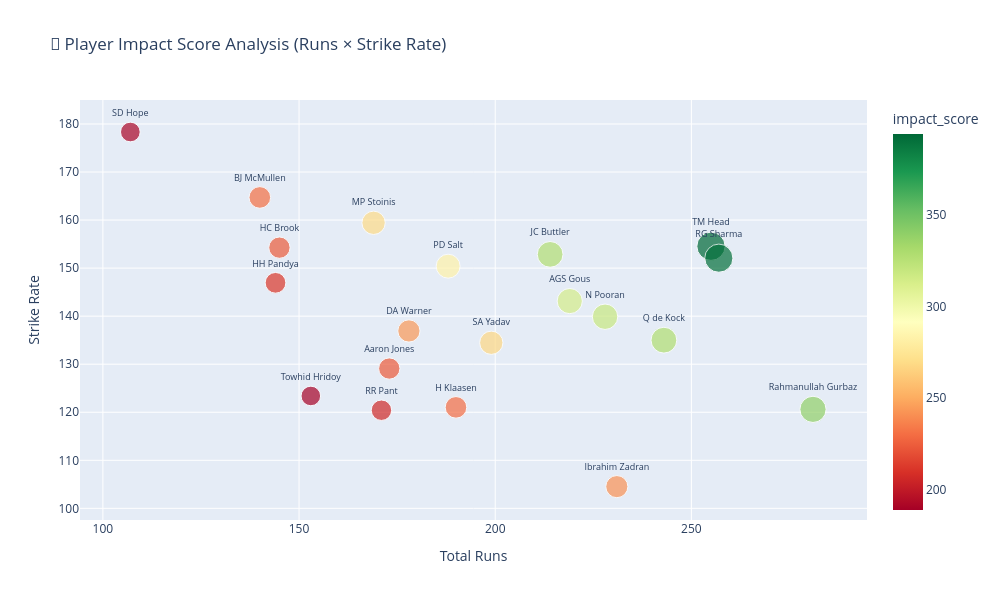

Notebook cell for this chart:
### Markdown cell above
## 12. Player Impact Score Analysis (Runs × Strike Rate)

### Code cell
# Calculate Impact Score
impact_df = batting_stats[batting_stats['balls_faced'] >= 30].copy()
impact_df['impact_score'] = (impact_df['total_runs'] * impact_df['strike_rate'] / 100).round(2)

# Get top 20 impact players
top_impact = impact_df.nlargest(20, 'impact_score')

# Create bubble chart
fig = px.scatter(top_impact, 
                 x='total_runs', 
                 y='strike_rate',
                 size='impact_score',
                 color='impact_score',
                 hover_name='player',
                 text='player',
                 color_continuous_scale='RdYlGn',
                 title='🎯 Player Impact Score Analysis (Runs × Strike Rate)')

fig.update_traces(textposition='top center', textfont_size=9)
fig.update_layout(
    xaxis_title='Total Runs',
    yaxis_title='Strike Rate',
    height=600,
    width=1000
)
fig.show()

# Bar chart of top impact players
fig2, ax = plt.subplots(figsize=(14, 8))
colors = plt.cm.RdYlGn(np.linspace(0.3, 0.9, len(top_impact)))
bars = ax.barh(top_impact['player'], top_impact['impact_score'], color=colors, edgecolor='black')
ax.set_xlabel('Impact Score (Runs × SR / 100)', fontsize=12, fontweight='bold')
ax.set_title('🏆 Top 20 Players by Impact Score', fontsize=14, fontweight='bold', pad=20)
ax.invert_yaxis()

for bar, score in zip(bars, top_impact['impact_score']):
    ax.text(bar.get_width() + 5, bar.get_y() + bar.get_height()/2, 
            f'{score:.1f}', va='center', fontsize=9, fontweight='bold')

plt.tight_layout()
plt.show()

print("\n📊 Top 20 Impact Players:")
display(top_impact[['player', 'total_runs', 'balls_faced', 'strike_rate', 'impact_score']].reset_index(drop=True))

### Figure 1 — Plotly figure (JSON) as saved in the notebook; plotly's stock layout.template omitted (floating-point values rounded to 4 significant figures)
{"data": [{"hovertemplate": "<b>%{hovertext}</b><br><br>total_runs=%{x}<br>strike_rate=%{y}<br>impact_score=%{marker.color}<br>player=%{text}<extra></extra>", "hovertext": ["TM Head", "RG Sharma", "Rahmanullah Gurbaz", "Q de Kock", "JC Buttler", "N Pooran", "AGS Gous", "PD Salt", "MP Stoinis", "SA Yadav", "DA Warner", "Ibrahim Zadran", "BJ McMullen", "H Klaasen", "HC Brook", "Aaron Jones", "HH Pandya", "RR Pant", "SD Hope", "Towhid Hridoy"], "legendgroup": "", "marker": {"color": [394.1, 390.8, 338.9, 328.1, 327.1, 318.9, 313.5, 282.8, 269.4, 267.6, 243.7, 241.4, 230.6, 229.9, 223.7, 223.3, 211.6, 205.9, 190.8, 188.8], "coloraxis": "coloraxis", "size": [394.1, 390.8, 338.9, 328.1, 327.1, 318.9, 313.5, 282.8, 269.4, 267.6, 243.7, 241.4, 230.6, 229.9, 223.7, 223.3, 211.6, 205.9, 190.8, 188.8], "sizemode": "area", "sizeref": 0.9853, "symbol": "circle"}, "mode": "markers+text", "name": "", "orientation": "v", "showlegend": false, "text": ["TM Head", "RG Sharma", "Rahmanullah Gurbaz", "Q de Kock", "JC Buttler", "N Pooran", "AGS Gous", "PD Salt", "MP Stoinis", "SA Yadav", "DA Warner", "Ibrahim Zadran", "BJ McMullen", "H Klaasen", "HC Brook", "Aaron Jones", "HH Pandya", "RR Pant", "SD Hope", "Towhid Hridoy"], "textfont": {"size": 9}, "textposition": "top center", "type": "scatter", "x": [255, 257, 281, 243, 214, 228, 219, 188, 169, 199, 178, 231, 140, 190, 145, 173, 144, 171, 107, 153], "xaxis": "x", "y": [154.6, 152.1, 120.6, 135.0, 152.9, 139.9, 143.1, 150.4, 159.4, 134.5, 136.9, 104.5, 164.7, 121.0, 154.3, 129.1, 146.9, 120.4, 178.3, 123.4], "yaxis": "y"}], "layout": {"coloraxis": {"colorbar": {"title": {"text": "impact_score"}}, "colorscale": [[0, "rgb(165,0,38)"], [0.1, "rgb(215,48,39)"], [0.2, "rgb(244,109,67)"], [0.3, "rgb(253,174,97)"], [0.4, "rgb(254,224,139)"], [0.5, "rgb(255,255,191)"], [0.6, "rgb(217,239,139)"], [0.7, "rgb(166,217,106)"], [0.8, "rgb(102,189,99)"], [0.9, "rgb(26,152,80)"], [1, "rgb(0,104,55)"]]}, "height": 600, "legend": {"itemsizing": "constant", "tracegroupgap": 0}, "title": {"text": "🎯 Player Impact Score Analysis (Runs × Strike Rate)"}, "width": 1000, "xaxis": {"anchor": "y", "domain": [0, 1], "title": {"text": "Total Runs"}}, "yaxis": {"anchor": "x", "domain": [0, 1], "title": {"text": "Strike Rate"}}}}
